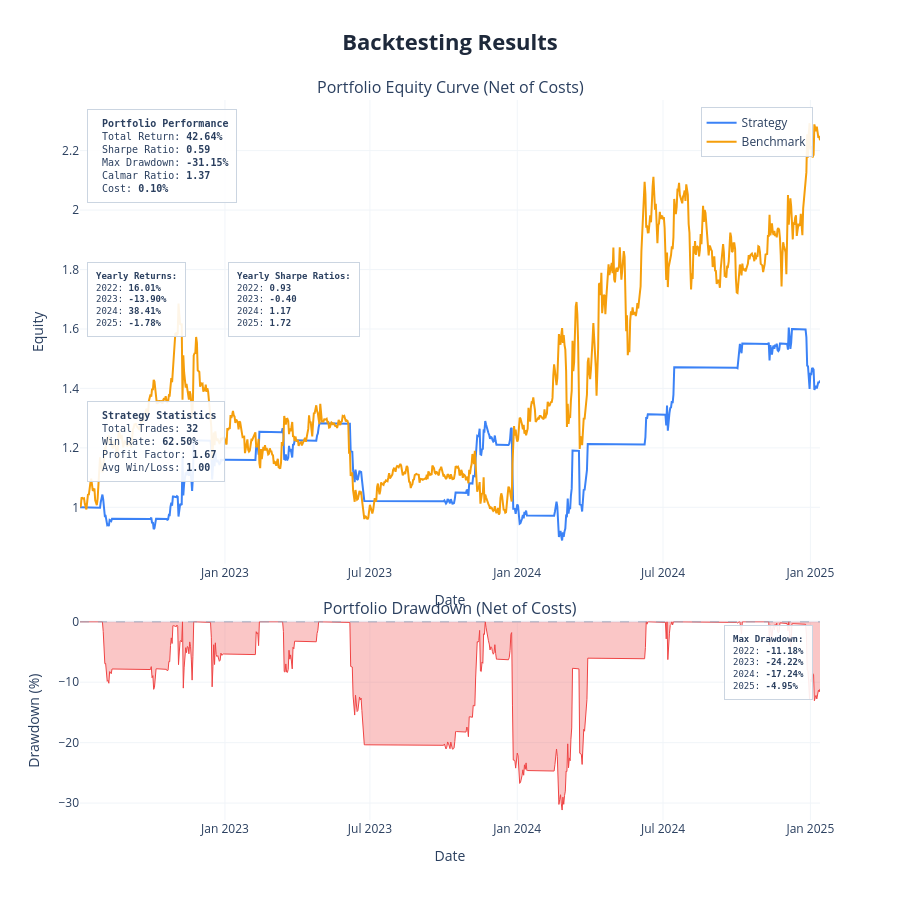

Here is the notebook cell this chart was saved with:
### Code cell
param_defs = {
    "lookback":    ("int",   90, 110),
    "z_lookback":  ("int",   60, 100),
    "entry":       ("float", 1, 3),
    "exit":        ("float", 0.5, 1.00),
    "stop_z":      ("float", 3.5, 5.00),
    "max_holding": ("int",   8,   25),
}

fixed_params = {"stop_z": 4.2965,  "exit": 0.7531
}   

def pair_reject(metrics):
    if metrics is None:
        return True
    if metrics["num_trades"] < 5:
        return True
    if metrics["profit_factor"] < 0.7:
        return True
    return False

test_params = {
    "lookback": 126,
    "z_lookback": 60,
    "entry": 1.8,
    "exit": 0.5,
    "stop_z": 3.5,
    "max_holding": 15,
}

pair_df, indicator_cols = pair_strategy_fn(pair_prices.copy(), test_params)

display(pair_df.head())
display(pair_df.tail())

results = backtest(
    data=pair_df,
    cost=pair_cost,
    show_plot=True,
    save_html=None,
    show_trades=False,
    benchmark_data=None
)

print(f"Pair: {Y} vs {X}")
print(f"Return        {results['total_return']*100:>8.2f}%")
print(f"Sharpe        {results['sharpe_ratio']:>8.2f}")
print(f"Max Drawdown  {results['max_drawdown']*100:>8.2f}%")
print(f"Calmar        {results['calmar_ratio']:>8.2f}")
print(f"Trades        {results['num_trades']:>8}")
print(f"Win Rate      {results['win_rate']*100:>8.2f}%")
print(f"Profit Factor {results['profit_factor']:>8.2f}")

### Figure 1 — Plotly figure (JSON) as saved in the notebook; plotly's stock layout.template omitted (floating-point values rounded to 4 significant figures; data arrays with more than 128 entries replaced by an {"elided": "..."} marker saying what was removed)
{"data": [{"hovertemplate": "<b>Strategy</b><br>Date: %{x}<br>Equity: %{y:.4f}<extra></extra>", "line": {"color": "#3b82f6", "width": 2}, "mode": "lines", "name": "Strategy", "type": "scatter", "x": {"elided": "925 str values"}, "xaxis": "x", "y": {"elided": "925 float values"}, "yaxis": "y"}, {"hovertemplate": "<b>Benchmark</b><br>Date: %{x}<br>Equity: %{y:.4f}<extra></extra>", "line": {"color": "#f59e0b", "width": 2}, "mode": "lines", "name": "Benchmark", "type": "scatter", "x": {"elided": "925 str values"}, "xaxis": "x", "y": {"elided": "925 float values"}, "yaxis": "y"}, {"fill": "tozeroy", "fillcolor": "rgba(239, 68, 68, 0.3)", "hovertemplate": "<b>Drawdown</b><br>Date: %{x}<br>Drawdown: %{y:.2f}%<extra></extra>", "line": {"color": "#ef4444", "width": 1}, "mode": "lines", "name": "Drawdown", "showlegend": false, "type": "scatter", "x": {"elided": "925 str values"}, "xaxis": "x2", "y": {"elided": "925 float values"}, "yaxis": "y2"}], "layout": {"annotations": [{"font": {"size": 16}, "showarrow": false, "text": "Portfolio Equity Curve (Net of Costs)", "x": 0.5, "xanchor": "center", "xref": "paper", "y": 1, "yanchor": "bottom", "yref": "paper"}, {"font": {"size": 16}, "showarrow": false, "text": "Portfolio Drawdown (Net of Costs)", "x": 0.5, "xanchor": "center", "xref": "paper", "y": 0.276, "yanchor": "bottom", "yref": "paper"}, {"align": "left", "bgcolor": "rgba(255, 255, 255, 0.9)", "bordercolor": "#cbd5e1", "borderpad": 8, "borderwidth": 1, "font": {"family": "monospace", "size": 10}, "showarrow": false, "text": "\n<b>Portfolio Performance</b><br>\nTotal Return: <b>42.64%</b><br>\nSharpe Ratio: <b>0.59</b><br>\nMax Drawdown: <b>-31.15%</b><br>\nCalmar Ratio: <b>1.37</b><br>\nCost: <b>0.10%</b>\n", "x": 0.01, "xanchor": "left", "xref": "x domain", "y": 0.98, "yanchor": "top", "yref": "y domain"}, {"align": "left", "bgcolor": "rgba(255, 255, 255, 0.9)", "bordercolor": "#cbd5e1", "borderpad": 8, "borderwidth": 1, "font": {"family": "monospace", "size": 9}, "showarrow": false, "text": "<b>Yearly Returns:</b><br>2022: <b>16.01%</b><br>2023: <b>-13.90%</b><br>2024: <b>38.41%</b><br>2025: <b>-1.78%</b><br>", "x": 0.01, "xanchor": "left", "xref": "x domain", "y": 0.65, "yanchor": "top", "yref": "y domain"}, {"align": "left", "bgcolor": "rgba(255, 255, 255, 0.9)", "bordercolor": "#cbd5e1", "borderpad": 8, "borderwidth": 1, "font": {"family": "monospace", "size": 9}, "showarrow": false, "text": "<b>Yearly Sharpe Ratios:</b><br>2022: <b>0.93</b><br>2023: <b>-0.40</b><br>2024: <b>1.17</b><br>2025: <b>1.72</b><br>", "x": 0.2, "xanchor": "left", "xref": "x domain", "y": 0.65, "yanchor": "top", "yref": "y domain"}, {"align": "left", "bgcolor": "rgba(255, 255, 255, 0.9)", "bordercolor": "#cbd5e1", "borderpad": 8, "borderwidth": 1, "font": {"family": "monospace", "size": 10}, "showarrow": false, "text": "\n<b>Strategy Statistics</b><br>\nTotal Trades: <b>32</b><br>\nWin Rate: <b>62.50%</b><br>\nProfit Factor: <b>1.67</b><br>\nAvg Win/Loss: <b>1.00</b>\n", "x": 0.01, "xanchor": "left", "xref": "x domain", "y": 0.35, "yanchor": "top", "yref": "y domain"}, {"align": "left", "bgcolor": "rgba(255, 255, 255, 0.9)", "bordercolor": "#cbd5e1", "borderpad": 8, "borderwidth": 1, "font": {"family": "monospace", "size": 9}, "showarrow": false, "text": "<b>Max Drawdown:</b><br>2022: <b>-11.18%</b><br>2023: <b>-24.22%</b><br>2024: <b>-17.24%</b><br>2025: <b>-4.95%</b><br>", "x": 0.99, "xanchor": "right", "xref": "x2 domain", "y": 0.98, "yanchor": "top", "yref": "y2 domain"}], "height": 900, "hovermode": "x unified", "legend": {"bgcolor": "rgba(255,255,255,0.9)", "bordercolor": "#cbd5e1", "borderwidth": 1, "x": 0.99, "xanchor": "right", "y": 0.99, "yanchor": "top"}, "shapes": [{"line": {"color": "#94a3b8", "dash": "dash", "width": 1}, "type": "line", "x0": 0, "x1": 1, "xref": "x2 domain", "y0": 0, "y1": 0, "yref": "y2"}], "showlegend": true, "title": {"font": {"color": "#1E293B", "size": 22}, "text": "<b>Backtesting Results</b>", "x": 0.5, "xanchor": "center"}, "xaxis": {"anchor": "y", "domain": [0, 1], "gridcolor": "#f1f5f9", "gridwidth": 1, "showgrid": true, "title": {"text": "Date"}}, "xaxis2": {"anchor": "y2", "domain": [0, 1], "gridcolor": "#f1f5f9", "gridwidth": 1, "showgrid": true, "title": {"text": "Date"}}, "yaxis": {"anchor": "x", "domain": [0.356, 1], "gridcolor": "#f1f5f9", "gridwidth": 1, "showgrid": true, "title": {"text": "Equity"}}, "yaxis2": {"anchor": "x2", "domain": [0, 0.276], "gridcolor": "#f1f5f9", "gridwidth": 1, "showgrid": true, "title": {"text": "Drawdown (%)"}}}}
